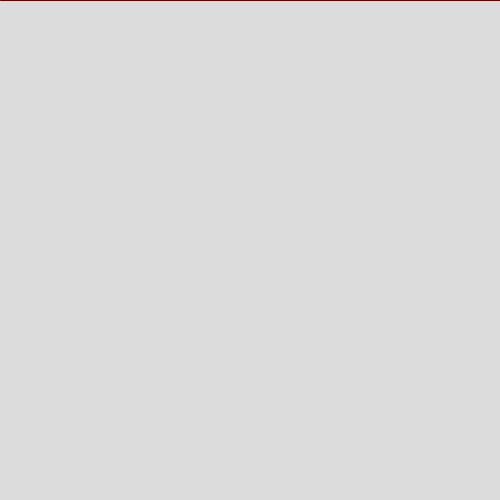
Frame 1 (no input)
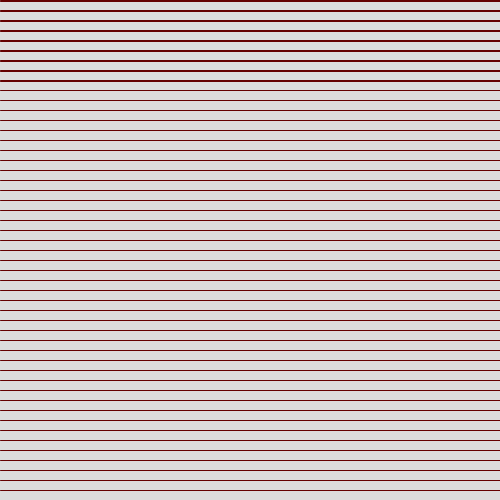
Frame 60 (the mouse pressed at the canvas centre just before this capture)
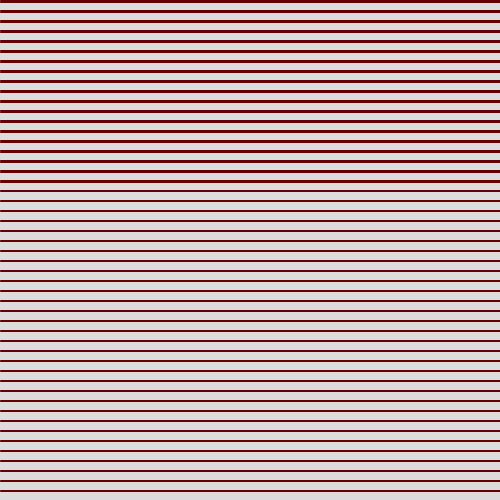
Frame 120 (the mouse held since frame 60 and released just before this capture)

The Processing sketch that drew these frames (run headless with seeded random() and noise(); from frame 60 on, the mouse is pressed at the canvas centre):

// Processing sketch: Conditionals_Line_01
// ── Conditionals_Line_01.pde
/*
HKB Creative Coding
 Einführung
 Michael Flueckiger
 */



int posX=0;
int posY=0;
int posX2=0;
color mycolor=color(100, 0, 0);
int speed=10;
int offset=0;

// Setup Funktion, wird einmal aufgerufen
void setup() { 
  size(500, 500); // Grösse des Fensters definieren
  background(220);
  //line(200, 50, 400, 400);
  pixelDensity(2);
  posX2=width;
  posY=offset;
}

// draw Funktion, wird geloopt
void draw() {

  stroke(mycolor);
  line(posX, posY, posX2, posY);
  posY+=speed;

  if (posY>height) {
    offset+=1;
    posY=offset;
  }
}
